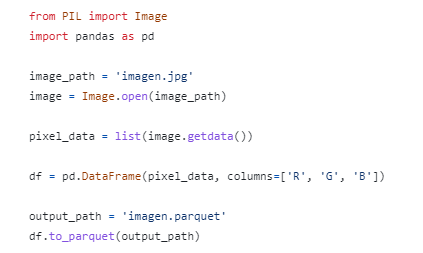
#> input picture a.png, 423 x 253 px
$ python main.py
#> lines starting #> are read from the running program, lines starting #| are printed output that depends on the picture
import pytesseract
from PIL import Image

def extract_text_from_image(image_path):
#> called with image_path = 'a.png'
    image = Image.open(image_path)
#> image is the input picture: PIL image 423x253 RGBA; mean R, G, B, A 250.1, 249.5, 250.2, 255
    image = image.convert('L')
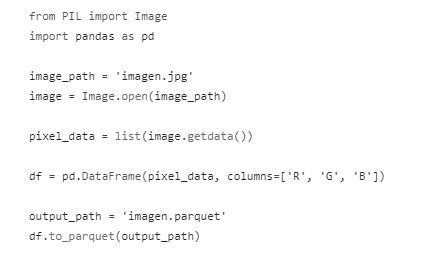
#> image: PIL image 423x253 L; min 34, max 255, mean 249.8
#> (the run stopped early here; a loop or call above may not have finished)
